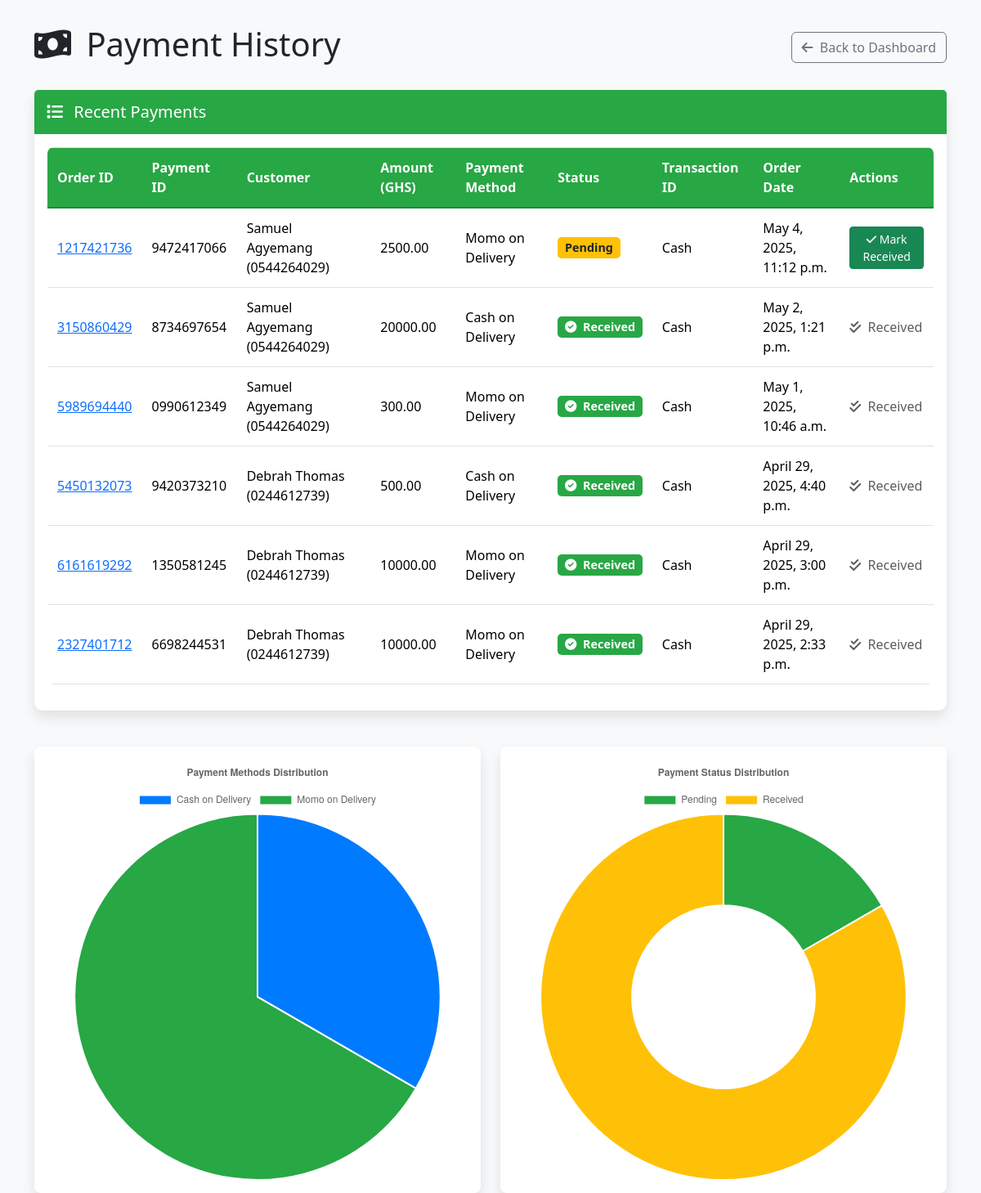
The page /vendor/payments/ (signed in) on the database its author committed.
### authentication/models.py (models this page shows, shortened)
class Payment(models.Model):
    payment_id = UniqueIDField(primary_key=True, editable=False, unique=True)
    order = models.OneToOneField(
        Order, on_delete=models.CASCADE, related_name='payment'
    )
    amount = models.DecimalField(max_digits=10, decimal_places=2)
    payment_method = models.CharField(max_length=30, choices=PAYMENT_METHODS)
    payment_status = models.CharField(max_length=45, choices=PAYMENT_STATUS)
    transaction_id = models.CharField(max_length=255, null=True, blank=True)

class Order(models.Model):
    order_id = UniqueIDField(primary_key=True, editable=False, unique=True)
    customer = models.ForeignKey(User, on_delete=models.CASCADE, related_name="orders", limit_choices_to={'is_customer': True})
    vendor = models.ForeignKey(Vendor, on_delete=models.CASCADE, related_name="orders")
    order_date = models.DateTimeField(auto_now_add=True)
    payment_method = models.CharField(max_length=100, choices=PAYMENT_METHODS)
    litres = models.CharField(max_length=100, null=True)
    tank_type = models.CharField(max_length=200, choices=TANK_CHOICES)
    status = models.CharField(
        max_length=20, choices=DELIVERY_STATUS, default='Pending'
    )
    is_complete = models.BooleanField(default=False)
    delivery_location = models.CharField(max_length=200, null=True, blank=True)

class User(AbstractBaseUser, PermissionsMixin):
    user_id = UniqueIDField(primary_key=True, unique=True, editable=False)
    email = models.EmailField(unique=True, blank=True, null=True)
    phone_number = models.CharField(max_length=15, unique=True, validators=[
        RegexValidator(regex=r'^\+?\d{9,15}$', message="Enter a valid phone number.")
    ])
    full_name = models.CharField(max_length=100)
    address = models.CharField(max_length=255, blank=True, null=True)
    gender = models.CharField(max_length=10, choices=GENDER_CHOICES, blank=True, null=True)
    photo = models.ImageField(upload_to='uploaded_files/kyc/photos/', default='media/profile.png', null=True, blank=True)
    date_joined = models.DateTimeField(default=timezone.now)
    is_active = models.BooleanField(default=True)
    is_staff = models.BooleanField(default=False)
    is_customer = models.BooleanField(default=False)
    is_vendor = models.BooleanField(default=False)
    is_driver = models.BooleanField(default=False)
    is_admin = models.BooleanField(default=False)
    latitude = models.DecimalField(max_digits=9, decimal_places=6, null=True, blank=True)
    longitude = models.DecimalField(max_digits=9, decimal_places=6, null=True, blank=True)
    last_location_update = models.DateTimeField(null=True, blank=True)
    groups = models.ManyToManyField(Group, related_name="custom_user_groups", blank=True)
    user_permissions = models.ManyToManyField(Permission, related_name="custom_user_permissions", blank=True)
    objects = CustomUserManager()
    USERNAME_FIELD = 'phone_number'
    REQUIRED_FIELDS = ['email', 'full_name']

### authentication/views.py (the view, shortened to what this page needs)
# urls.py: path('vendor/payments/', PaymentListView.as_view(), name='vendor_payments'),
@method_decorator((login_required, vendor_required), name='dispatch')
class PaymentListView(View):
    template_name = 'vendor/payment_list.html'
    def get(self, request):
        try:
            vendor = request.user.vendor_profile
            payments = Payment.objects.filter(order__vendor=vendor).order_by('-order__order_date')
            payment_methods_data = Payment.objects.filter(order__vendor=vendor).values('payment_method').annotate(count=Count('payment_method'))
            payment_method_labels = [item['payment_method'] for item in payment_methods_data]
            payment_method_counts = [item['count'] for item in payment_methods_data]
            payment_statuses_data = Payment.objects.filter(order__vendor=vendor).values('payment_status').annotate(count=Count('payment_status'))
            payment_status_labels = [item['payment_status'] for item in payment_statuses_data]
            payment_status_counts = [item['count'] for item in payment_statuses_data]
            context = {
                'payments': payments,
                'page_name': 'payment_list',
                'payment_methods_data': {
                    'labels': payment_method_labels,
                    'data': payment_method_counts,
                },
                'payment_statuses_data': {
                    'labels': payment_status_labels,
                    'data': payment_status_counts,}
            }
            return render(request, self.template_name, context)
        except Exception as e:
            print(e)
            messages.error(request, f"An error occurred while fetching payments: {e}")
            return redirect('vendor_dashboard')

### templates/vendor/payment_list.html (shortened to what this page needs)
{% load static %}
<!DOCTYPE html>
<html lang="en">
<head>
    <link href="https://cdn.jsdelivr.net/npm/bootstrap@5.3.2/dist/css/bootstrap.min.css" rel="stylesheet">
    <link rel="stylesheet" href="https://cdnjs.cloudflare.com/ajax/libs/font-awesome/6.0.0/css/all.min.css">
</head>
<body>
    <div class="container">
        <div class="d-flex justify-content-between align-items-center mb-4">
            <h1><i class="fas fa-money-bill-wave me-2"></i> Payment History</h1>
            <a href="{% url 'vendor_dashboard' %}" class="btn btn-outline-secondary">
                <i class="fas fa-arrow-left me-1"></i> Back to Dashboard
            </a>
        </div>
        {% if payments %}
            <div class="card">
                <div class="card-header">
                    <h5 class="mb-0"><i class="fas fa-list me-2"></i> Recent Payments</h5>
                </div>
                <div class="card-body">
                    <div class="table-responsive">
                        <table class="table table-hover">
                            <thead>
                                <tr>
                                    <th>Order ID</th>
                                    <th>Payment ID</th>
                                    <th>Customer</th>
                                    <th>Amount (GHS)</th>
                                    <th>Payment Method</th>
                                    <th>Status</th>
                                    <th>Transaction ID</th>
                                    <th>Order Date</th>
                                    <th>Actions</th>
                                </tr>
                            </thead>
                            <tbody>
                                {% for payment in payments %}
                                    <tr>
                                        <td><a href="#">{{ payment.order.order_id }}</a></td>
                                        <td>{{ payment.payment_id }}</td>
                                        <td>{{ payment.order.customer.full_name }} ({{ payment.order.customer.phone_number }})</td>
                                        <td>{{ payment.amount }}</td>
                                        <td>{{ payment.payment_method }}</td>
                                        <td>
                                            {% if payment.payment_status == 'Received' %}
                                                <span class="badge badge-received"><i class="fas fa-check-circle me-1"></i> {{ payment.payment_status }}</span>
                                            {% elif payment.payment_status == 'Pending' %}
                                                <span class="badge badge-pending">{{ payment.payment_status }}</span>
                                            {% else %}
                                                <span class="badge bg-secondary">{{ payment.payment_status }}</span>
                                            {% endif %}
                                        </td>
                                        <td>{{ payment.transaction_id|default:"N/A" }}</td>
                                        <td>{{ payment.order.order_date|date:"F j, Y, g:i a" }}</td>
                                        <td>
                                            {% if payment.payment_status == 'Pending' %}
                                                <form method="post" class="action-form">
                                                    <button onclick="return confirm('Are you sure you have received the payment for this order');" type="submit" class="btn btn-sm btn-success">
                                                        <i class="fas fa-check"></i> Mark Received
                                                    </button>
                                                </form>
                                            {% else %}
                                                <span class="text-muted"><i class="fas fa-check-double me-1"></i> Received</span>
                                            {% endif %}
                                        </td>
                                    </tr>
                                {% empty %}
                                    <tr><td colspan="9" class="text-center">No payments received yet.</td></tr>
                                {% endfor %}
                            </tbody>
                        </table>
                    </div>
                </div>
            </div>
            <div class="row mt-4">
                <div class="col-md-6">
                    <div class="card chart-container">
                        <canvas id="paymentMethodChart"></canvas>
                    </div>
                </div>
                <div class="col-md-6">
                    <div class="card chart-container">
                        <canvas id="paymentStatusChart"></canvas>
                    </div>
                </div>
            </div>
        {% else %}
            <div class="alert alert-info" role="alert">
                No payment information available.
            </div>
        {% endif %}
    </div>
    <script>
        const paymentMethodsData = {{ payment_methods_data|safe }};
        const paymentStatusesData = {{ payment_statuses_data|safe }};
        // Payment Method Chart
        const paymentMethodCtx = document.getElementById('paymentMethodChart').getContext('2d');
        new Chart(paymentMethodCtx, {
            type: 'pie',
            data: {
                labels: paymentMethodsData.labels,
                datasets: [{
                    data: paymentMethodsData.data,
                    backgroundColor: ['#007bff', '#28a745', '#ffc107', '#dc3545'], // Example colors
                }]
            },
            options: {
                responsive: true,
                plugins: {
                    title: {
                        display: true,
                        text: 'Payment Methods Distribution'
                    }
                }
            }
        });
        // Payment Status Chart
        const paymentStatusCtx = document.getElementById('paymentStatusChart').getContext('2d');
        new Chart(paymentStatusCtx, {
            type: 'doughnut',
            data: {
                labels: paymentStatusesData.labels,
                datasets: [{
                    data: paymentStatusesData.data,
                    backgroundColor: ['#28a745', '#ffc107', '#6c757d'], // Example colors
                }]
            },
            options: {
                responsive: true,
                plugins: {
                    title: {
                        display: true,
                        text: 'Payment Status Distribution'
                    }
                }
            }
        });
    </script>
</body>
</html>

### templates/vendor/payment_list.html (style rules this page uses)
body { background-color: #f8f9fa; }
.container { margin-top: 30px; }
.card { border: none; border-radius: 10px; box-shadow: 0 0.5rem 1rem rgba(0, 0, 0, 0.1); }
.card-header { background-color: #28a745; color: white; border-bottom: none; border-radius: 10px 10px 0 0; padding: 15px; display: flex; justify-content: space-between; align-items: center; }
.table { background-color: white; border-radius: 8px; overflow: hidden; }
.table th, .table td { padding: 12px; vertical-align: middle; border-top: 1px solid #dee2e6; }
.table thead th { background-color: #28a745; color: white; border-bottom: 2px solid #218838; }
.badge { border-radius: 5px; padding: 0.4em 0.6em; font-size: 0.9em; }
.badge-received { background-color: #28a745; color: white; }
.badge-pending { background-color: #ffc107; color: #212529; }
.action-form { display: inline; }
.chart-container { margin-top: 20px; background-color: white; border-radius: 8px; padding: 15px; box-shadow: 0 0.5rem 1rem rgba(0, 0, 0, 0.1); }

### rows shown on the page
Payment: order.order_id "1217421736", payment_id "9472417066", order.customer.full_name "Samuel Agyemang", order.customer.phone_number "0544264029", amount "2500.00", payment_method "Momo on Delivery", payment_status "Pending", transaction_id "Cash", order.order_date "May 4, 2025, 11:12 p.m."
Payment: order.order_id "3150860429", payment_id "8734697654", order.customer.full_name "Samuel Agyemang", order.customer.phone_number "0544264029", amount "20000.00", payment_method "Cash on Delivery", payment_status "Received", transaction_id "Cash", order.order_date "May 2, 2025, 1:21 p.m."
Payment: order.order_id "5989694440", payment_id "0990612349", order.customer.full_name "Samuel Agyemang", order.customer.phone_number "0544264029", amount "300.00", payment_method "Momo on Delivery", payment_status "Received", transaction_id "Cash", order.order_date "May 1, 2025, 10:46 a.m."
Payment: order.order_id "5450132073", payment_id "9420373210", order.customer.full_name "Debrah Thomas", order.customer.phone_number "0244612739", amount "500.00", payment_method "Cash on Delivery", payment_status "Received", transaction_id "Cash", order.order_date "April 29, 2025, 4:40 p.m."
Payment: order.order_id "6161619292", payment_id "1350581245", order.customer.full_name "Debrah Thomas", order.customer.phone_number "0244612739", amount "10000.00", payment_method "Momo on Delivery", payment_status "Received", transaction_id "Cash", order.order_date "April 29, 2025, 3:00 p.m."
Payment: order.order_id "2327401712", payment_id "6698244531", order.customer.full_name "Debrah Thomas", order.customer.phone_number "0244612739", amount "10000.00", payment_method "Momo on Delivery", payment_status "Received", transaction_id "Cash", order.order_date "April 29, 2025, 2:33 p.m."

### other values the page prints
chart data {{ payment_methods_data|safe }} {'labels': ['Cash on Delivery', 'Momo on Delivery'], 'data': [2, 4]}
chart data {{ payment_statuses_data|safe }} {'labels': ['Pending', 'Received'], 'data': [1, 5]}
